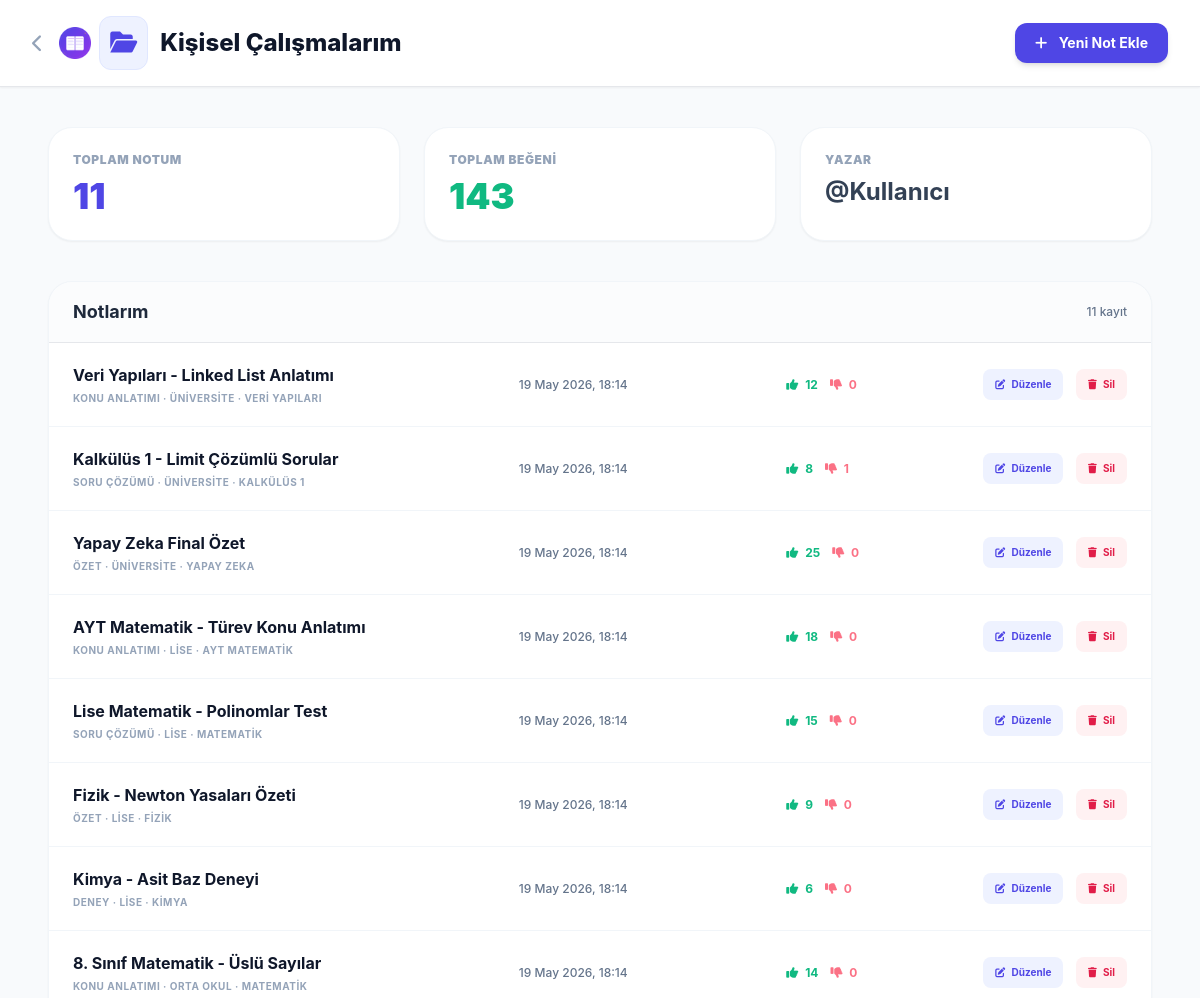
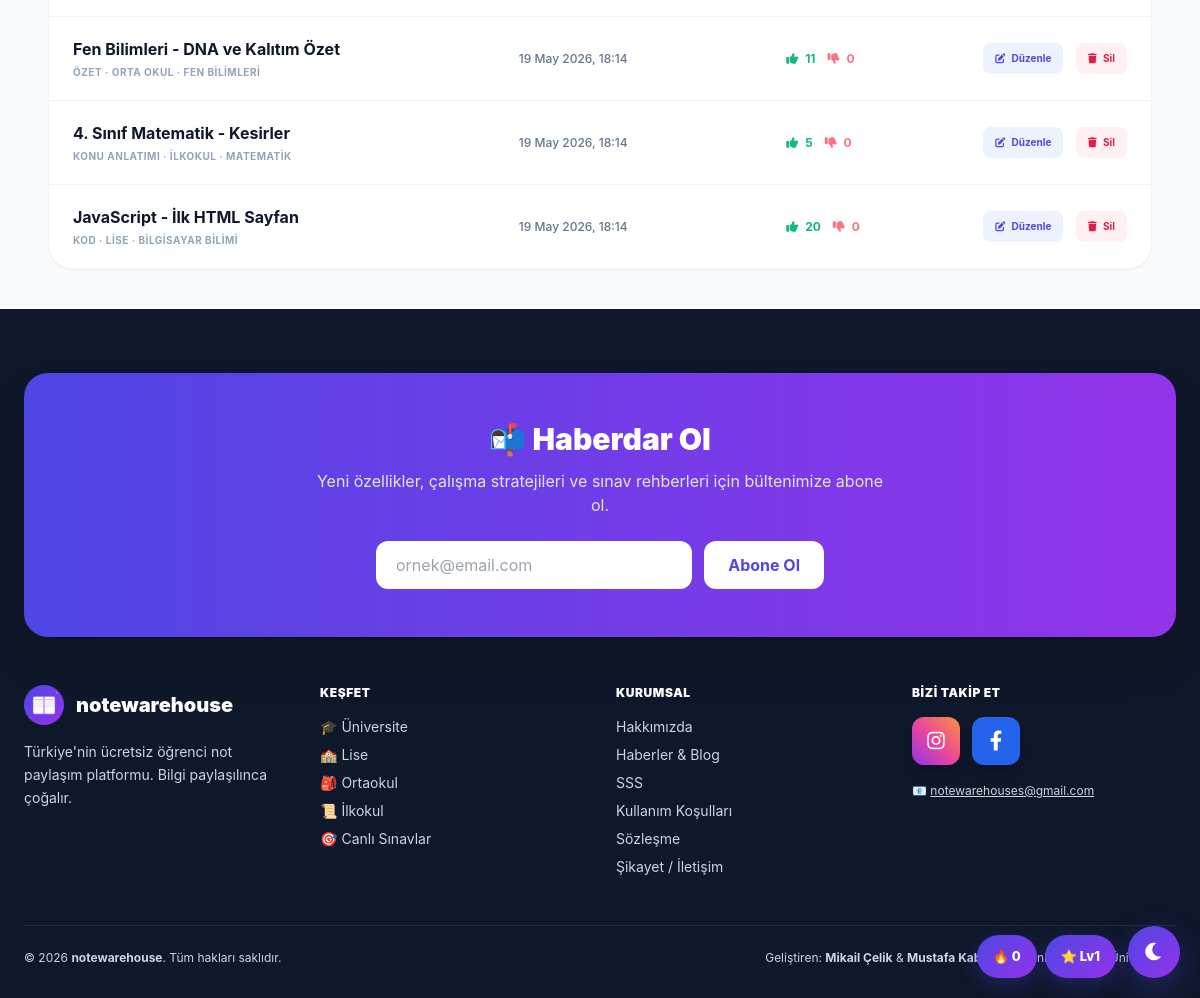
The app's page /calisma_alani.php (signed in) with its own data (2 pictures, top to bottom).
### tables this page shows
CREATE TABLE `notes` (
  `id`              INT(11)      NOT NULL AUTO_INCREMENT,
  `title`           VARCHAR(255) DEFAULT NULL,
  `content`         LONGTEXT     DEFAULT NULL,
  `category`        VARCHAR(100) DEFAULT NULL,
  `edu_level`       VARCHAR(100) DEFAULT NULL,
  `school_name`     VARCHAR(255) DEFAULT NULL,
  `subject`         VARCHAR(255) DEFAULT NULL,
  `author`          VARCHAR(255) DEFAULT 'Anonim',
  `kullanici_email` VARCHAR(255) DEFAULT NULL,
  `likes`           INT(11)      DEFAULT 0,
  `dislikes`        INT(11)      DEFAULT 0,
  `goruntulenme`    INT(11)      DEFAULT 0,
  `dosya_yolu`      VARCHAR(500) DEFAULT NULL,
  `grup_id`         INT(11)      DEFAULT NULL,
  `created_at`      TIMESTAMP    NOT NULL DEFAULT current_timestamp(),
  PRIMARY KEY (`id`),
  KEY `kullanici_email` (`kullanici_email`),
  KEY `category` (`category`),
  KEY `edu_level` (`edu_level`),
  KEY `grup_id` (`grup_id`)
);

### calisma_alani.php (the view, shortened to what this page needs)
<?php
require_once 'baglan.php';
$userEmail = $_SESSION['user_email'];
$userName  = $_SESSION['user_name'] ?? 'Kullanıcı';
$sorgu = $db->prepare("SELECT * FROM notes WHERE kullanici_email = ? ORDER BY created_at DESC");
$sorgu->execute([$userEmail]);
$notlar = $sorgu->fetchAll(PDO::FETCH_ASSOC);
$toplam = count($notlar);
$toplamBegeni = array_sum(array_column($notlar, 'likes'));
?>
<!DOCTYPE html>
<html lang="tr">
<head>
    <script src="https://cdn.tailwindcss.com"></script>
    <link rel="stylesheet" href="https://cdnjs.cloudflare.com/ajax/libs/font-awesome/6.0.0/css/all.min.css">
</head>
<body class="text-slate-800">
<nav class="bg-white border-b px-8 py-4 flex justify-between items-center sticky top-0 z-50 shadow-sm">
    <div class="flex items-center space-x-4">
        <a href="index.php" class="text-slate-400 hover:text-indigo-600"><i class="fas fa-chevron-left text-lg"></i></a>
        <h1 class="font-extrabold text-2xl flex items-center text-slate-900">
            <img src="/favicon-180.png" alt="notewarehouse" class="w-8 h-8 rounded-lg mr-2 inline-block"><span class="bg-indigo-50 text-indigo-600 p-2.5 rounded-xl mr-3 border border-indigo-100"><i class="fas fa-folder-open"></i></span>
            Kişisel Çalışmalarım
        </h1>
    </div>
    <a href="notlar.php" class="bg-indigo-600 text-white px-5 py-2.5 rounded-xl text-sm font-bold hover:bg-indigo-700 shadow-md">
        <i class="fas fa-plus mr-2"></i> Yeni Not Ekle
    </a>
</nav>
<main class="container mx-auto px-6 py-10 max-w-6xl">
    <div class="grid grid-cols-1 md:grid-cols-3 gap-6 mb-10">
        <div class="bg-white rounded-3xl p-6 shadow-sm border border-slate-100">
            <p class="text-xs font-black text-slate-400 uppercase tracking-wider">Toplam Notum</p>
            <p class="text-4xl font-black text-indigo-600 mt-2"><?= $toplam ?></p>
        </div>
        <div class="bg-white rounded-3xl p-6 shadow-sm border border-slate-100">
            <p class="text-xs font-black text-slate-400 uppercase tracking-wider">Toplam Beğeni</p>
            <p class="text-4xl font-black text-emerald-500 mt-2"><?= $toplamBegeni ?></p>
        </div>
        <div class="bg-white rounded-3xl p-6 shadow-sm border border-slate-100">
            <p class="text-xs font-black text-slate-400 uppercase tracking-wider">Yazar</p>
            <p class="text-2xl font-bold text-slate-700 mt-2 truncate">@<?= htmlspecialchars($userName) ?></p>
        </div>
    </div>
    <div class="bg-white rounded-3xl shadow-sm overflow-hidden border border-slate-100">
        <div class="px-6 py-4 border-b bg-slate-50/50 flex items-center justify-between">
            <h2 class="font-bold text-lg">Notlarım</h2>
            <span class="text-xs text-slate-500 font-medium"><?= $toplam ?> kayıt</span>
        </div>
        <?php if ($toplam === 0): ?>
            <div class="p-16 text-center">
                <div class="w-20 h-20 bg-indigo-50 text-indigo-400 rounded-full flex items-center justify-center text-4xl mx-auto mb-4">
                    <i class="fas fa-folder-open"></i>
                </div>
                <h3 class="text-xl font-bold text-slate-700 mb-2">Henüz not yok</h3>
                <p class="text-slate-400 text-sm mb-6">İlk notunu oluşturarak başla.</p>
                <a href="notlar.php" class="bg-indigo-600 text-white px-6 py-3 rounded-xl font-bold inline-block">
                    <i class="fas fa-plus mr-2"></i> İlk Notumu Oluştur
                </a>
            </div>
        <?php else: ?>
            <div class="divide-y divide-slate-100">
                <?php foreach ($notlar as $not): ?>
                    <div class="note-row px-6 py-5 grid grid-cols-12 items-center gap-4">
                        <div class="col-span-5 cursor-pointer" onclick="window.location.href='notlar.php?id=<?= $not['id'] ?>'">
                            <h4 class="font-bold text-slate-900 truncate"><?= htmlspecialchars($not['title']) ?></h4>
                            <p class="text-[10px] text-slate-400 uppercase font-bold tracking-wider mt-1">
                                <?= htmlspecialchars($not['category'] ?: 'Genel') ?>
                                <?php if ($not['edu_level']): ?>
                                    · <?= htmlspecialchars($not['edu_level']) ?>
                                <?php endif; ?>
                                <?php if ($not['subject']): ?>
                                    · <?= htmlspecialchars($not['subject']) ?>
                                <?php endif; ?>
                            </p>
                        </div>
                        <div class="col-span-3 text-xs text-slate-500 font-medium">
                            <?= date('d M Y, H:i', strtotime($not['created_at'])) ?>
                        </div>
                        <div class="col-span-2 flex items-center space-x-3 text-xs">
                            <span class="text-emerald-500 font-bold"><i class="fas fa-thumbs-up mr-1"></i> <?= $not['likes'] ?></span>
                            <span class="text-rose-400 font-bold"><i class="fas fa-thumbs-down mr-1"></i> <?= $not['dislikes'] ?></span>
                        </div>
                        <div class="col-span-2 text-right space-x-2">
                            <a href="notlar.php?id=<?= $not['id'] ?>" class="text-[10px] font-bold text-indigo-600 bg-indigo-50 px-3 py-2 rounded-lg hover:bg-indigo-600 hover:text-white inline-block">
                                <i class="fas fa-edit mr-1"></i> Düzenle
                            </a>
                            <button onclick="notSil(<?= $not['id'] ?>)" class="text-[10px] font-bold text-rose-600 bg-rose-50 px-3 py-2 rounded-lg hover:bg-rose-600 hover:text-white">
                                <i class="fas fa-trash mr-1"></i> Sil
                            </button>
                        </div>
                    </div>
                <?php endforeach; ?>
            </div>
        <?php endif; ?>
    </div>
</main>
<?php if (file_exists(__DIR__ . '/footer_partial.php')) include __DIR__ . '/footer_partial.php'; ?>
</body>
</html>

### footer_partial.php (shortened to what this page needs)
<footer class="bg-slate-900 text-slate-300 pt-16 pb-8 px-6">
    <div class="max-w-6xl mx-auto">
        <div class="bg-gradient-to-r from-indigo-600 to-purple-600 rounded-3xl p-8 md:p-12 mb-12 text-center shadow-2xl">
            <h3 class="text-3xl font-black text-white mb-3">📬 Haberdar Ol</h3>
            <p class="text-indigo-100 mb-6 max-w-xl mx-auto">
                Yeni özellikler, çalışma stratejileri ve sınav rehberleri için bültenimize abone ol.
            </p>
            <form id="newsletterForm" class="flex flex-col sm:flex-row gap-3 max-w-md mx-auto">
                <input type="email" id="nlEmail" required placeholder="ornek@email.com"
                       class="flex-1 px-5 py-3 rounded-xl text-slate-800 outline-none">
                <button type="submit" class="bg-white text-indigo-600 px-6 py-3 rounded-xl font-bold hover:bg-slate-100 transition">
                    Abone Ol
                </button>
            </form>
        </div>
        <div class="grid grid-cols-2 md:grid-cols-4 gap-8 mb-12">
            <div>
                <div class="flex items-center mb-4">
                    <img src="/favicon-180.png" alt="notewarehouse" class="w-10 h-10 rounded-lg mr-3">
                    <span class="text-xl font-black text-white">notewarehouse</span>
                </div>
                <p class="text-sm leading-relaxed">
                    Türkiye'nin ücretsiz öğrenci not paylaşım platformu. Bilgi paylaşılınca çoğalır.
                </p>
            </div>
            <div>
                <h4 class="text-white font-black mb-4 uppercase tracking-wider text-xs">Keşfet</h4>
                <ul class="space-y-2 text-sm">
                    <li><a href="/universite.php" class="hover:text-white transition">🎓 Üniversite</a></li>
                    <li><a href="/lise.php" class="hover:text-white transition">🏫 Lise</a></li>
                    <li><a href="/ortaokul.php" class="hover:text-white transition">🎒 Ortaokul</a></li>
                    <li><a href="/ilkokul.php" class="hover:text-white transition">📜 İlkokul</a></li>
                    <li><a href="/canli_sinavlar.php" class="hover:text-white transition">🎯 Canlı Sınavlar</a></li>
                </ul>
            </div>
            <div>
                <h4 class="text-white font-black mb-4 uppercase tracking-wider text-xs">Kurumsal</h4>
                <ul class="space-y-2 text-sm">
                    <li><a href="/hakkimizda.php" class="hover:text-white transition">Hakkımızda</a></li>
                    <li><a href="/haberler.php" class="hover:text-white transition">Haberler & Blog</a></li>
                    <li><a href="/sss.php" class="hover:text-white transition">SSS</a></li>
                    <li><a href="/kosullar.php" class="hover:text-white transition">Kullanım Koşulları</a></li>
                    <li><a href="/sozlesme.php" class="hover:text-white transition">Sözleşme</a></li>
                    <li><a href="/sikayet_olustur.php" class="hover:text-white transition">Şikayet / İletişim</a></li>
                </ul>
            </div>
            <div>
                <h4 class="text-white font-black mb-4 uppercase tracking-wider text-xs">Bizi Takip Et</h4>
                <div class="flex gap-3 mb-4">
                    <a href="https://instagram.com/note_warehouse/" target="_blank" rel="noopener" title="Instagram: @note_warehouse"
                       class="w-12 h-12 bg-gradient-to-tr from-purple-600 via-pink-500 to-orange-400 rounded-xl flex items-center justify-center text-white hover:scale-110 hover:rotate-3 transition shadow-lg">
                        <i class="fab fa-instagram text-xl"></i>
                    </a>
                    <a href="https://www.facebook.com/profile.php?id=61590216140180" target="_blank" rel="noopener" title="Facebook: Notewarehouse"
                       class="w-12 h-12 bg-blue-600 rounded-xl flex items-center justify-center text-white hover:scale-110 hover:rotate-3 transition shadow-lg">
                        <i class="fab fa-facebook-f text-xl"></i>
                    </a>
                </div>
                <p class="text-xs leading-relaxed">
                    📧 <a href="mailto:notewarehouses@gmail.com?subject=notewarehouse%20Hakk%C4%B1nda" class="hover:text-white underline">notewarehouses@gmail.com</a>
                </p>
            </div>
        </div>
        <div class="border-t border-slate-800 pt-6 flex flex-col md:flex-row justify-between items-center gap-4 text-xs">
            <p>&copy; <?= date("Y") ?> <strong>notewarehouse</strong>. Tüm hakları saklıdır.</p>
            <p>Geliştiren: <strong>Mikail Çelik</strong> & <strong>Mustafa Kabataş</strong> · İstanbul Gelişim Üniversitesi</p>
        </div>
    </div>
</footer>

### calisma_alani.php (style rules this page uses)
body { font-family: 'Inter', sans-serif; background: #F8FAFC; }
.note-row { transition: all 0.2s ease; }

### records on screen
notes: title "Veri Yapıları - Linked List Anlatımı", category "KONU ANLATIMI", edu_level "ÜNIVERSITE", subject "VERI YAPILARI", created_at "19 May 2026, 18:14", likes "12", dislikes "0"
notes: title "Kalkülüs 1 - Limit Çözümlü Sorular", category "SORU ÇÖZÜMÜ", edu_level "ÜNIVERSITE", subject "KALKÜLÜS 1", created_at "19 May 2026, 18:14", likes "8", dislikes "1"
notes: title "Yapay Zeka Final Özet", category "ÖZET", edu_level "ÜNIVERSITE", subject "YAPAY ZEKA", created_at "19 May 2026, 18:14", likes "25", dislikes "0"
notes: title "AYT Matematik - Türev Konu Anlatımı", category "KONU ANLATIMI", edu_level "LISE", subject "AYT MATEMATIK", created_at "19 May 2026, 18:14", likes "18", dislikes "0"
notes: title "Lise Matematik - Polinomlar Test", category "SORU ÇÖZÜMÜ", edu_level "LISE", subject "MATEMATIK", created_at "19 May 2026, 18:14", likes "15", dislikes "0"
notes: title "Fizik - Newton Yasaları Özeti", category "ÖZET", edu_level "LISE", subject "FIZIK", created_at "19 May 2026, 18:14", likes "9", dislikes "0"
notes: title "Kimya - Asit Baz Deneyi", category "DENEY", edu_level "LISE", subject "KIMYA", created_at "19 May 2026, 18:14", likes "6", dislikes "0"
notes: title "8. Sınıf Matematik - Üslü Sayılar", category "KONU ANLATIMI", edu_level "ORTA OKUL", subject "MATEMATIK", created_at "19 May 2026, 18:14", likes "14", dislikes "0"
notes: title "Fen Bilimleri - DNA ve Kalıtım Özet", category "ÖZET", edu_level "ORTA OKUL", subject "FEN BILIMLERI", created_at "19 May 2026, 18:14", likes "11", dislikes "0"
notes: title "4. Sınıf Matematik - Kesirler", category "KONU ANLATIMI", edu_level "İLKOKUL", subject "MATEMATIK", created_at "19 May 2026, 18:14", likes "5", dislikes "0"
notes: title "JavaScript - İlk HTML Sayfan", category "KOD", edu_level "LISE", subject "BILGISAYAR BILIMI", created_at "19 May 2026, 18:14", likes "20", dislikes "0"

### other values on screen
$toplam "11"
$toplamBegeni "143"
$userName "Kullanıcı"
